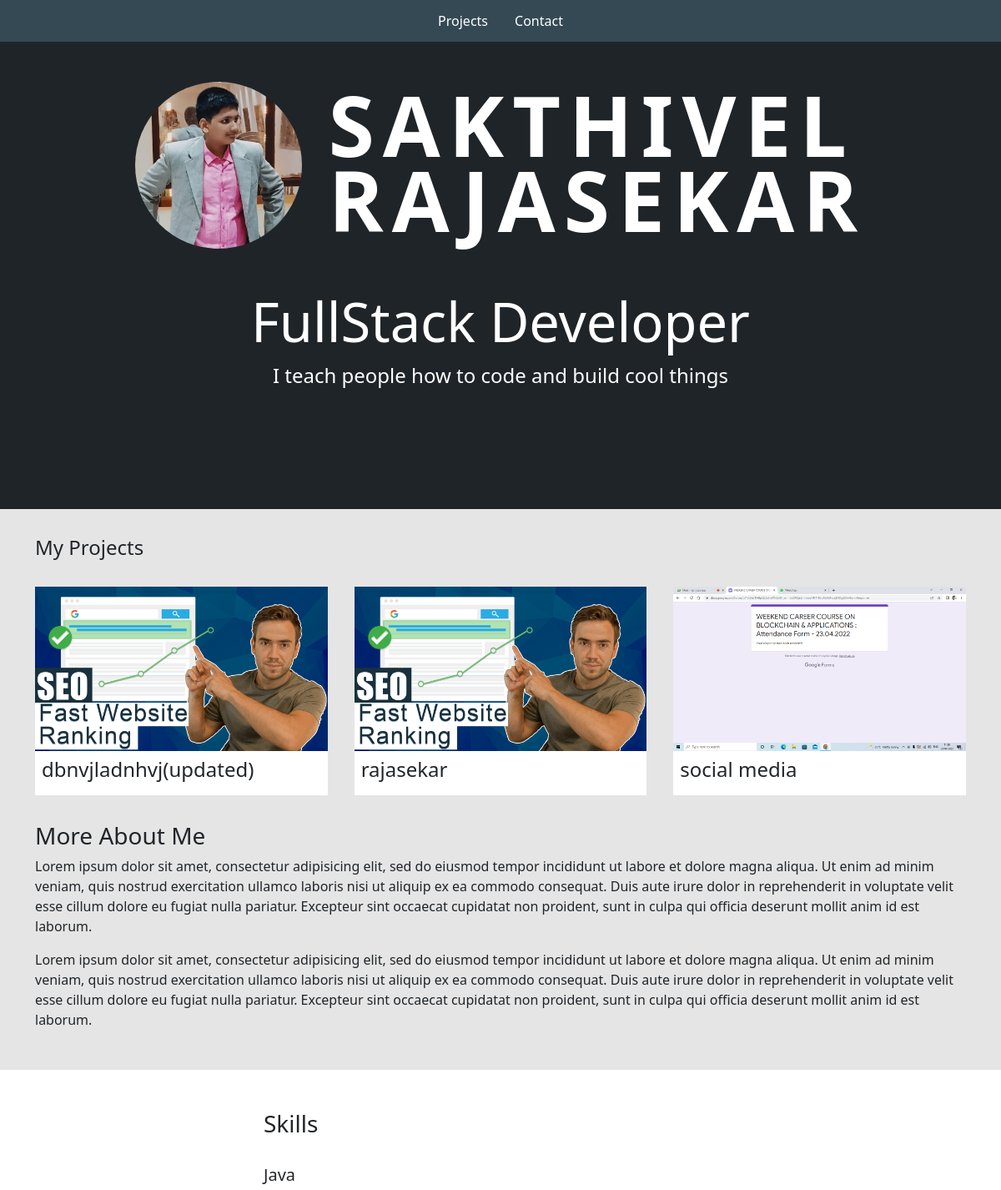
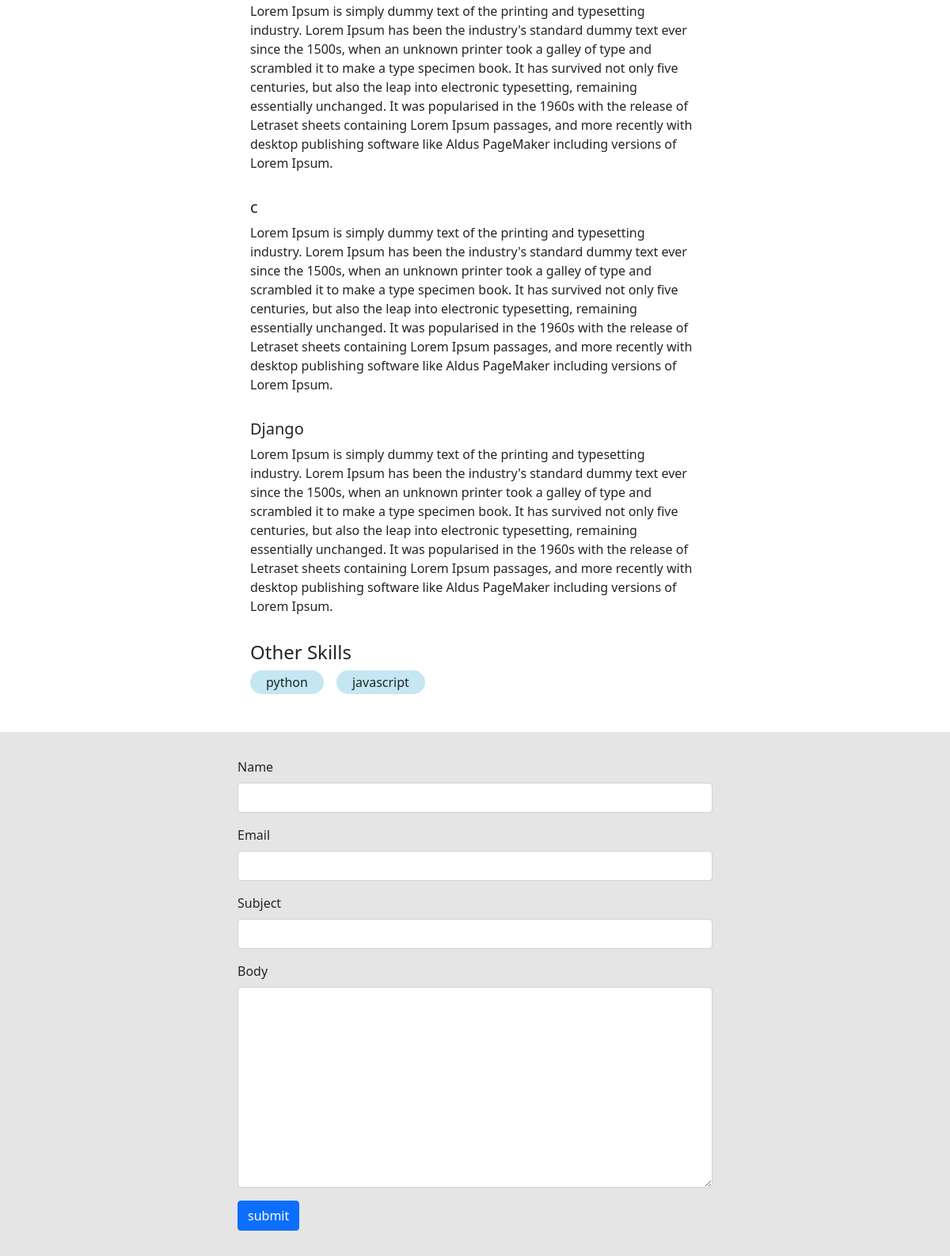
The page / on the database its author committed (2 pictures, top to bottom).
### base/models.py (models this page shows, shortened)
class Project(models.Model):
    title = models.CharField(max_length=200)
    thumbnail = models.ImageField(null=True)
    body =  RichTextUploadingField()
    slug = models.SlugField(null=True, blank=True)
    created = models.DateTimeField(auto_now_add=True)
    id = models.UUIDField(default=uuid.uuid4,  unique=True,
                          primary_key=True, editable=False)

class Skill(models.Model):
    title = models.CharField(max_length=200)
    body = models.TextField(null=True, blank=True)
    logo = models.ImageField(null=True, default="skill.png")
    created = models.DateTimeField(auto_now_add=True)
    id = models.UUIDField(default=uuid.uuid4,  unique=True,
                          primary_key=True, editable=False)

class Message(models.Model):
    name = models.CharField(max_length=200, null=True)
    email = models.CharField(max_length=200, null=True)
    subject = models.CharField(max_length=200, null=True)
    body = models.TextField()
    is_read = models.BooleanField(default=False)
    created = models.DateTimeField(auto_now_add=True)
    id = models.UUIDField(default=uuid.uuid4,  unique=True,
                          primary_key=True, editable=False)

### base/views.py (the view)
# urls.py: path('', views.homePage, name="home"),
def homePage(request):
    projects = Project.objects.all()
    detailedSkills = Skill.objects.exclude(body='')
    skills = Skill.objects.filter(body='')
    form = MessageForm()
    if request.method == 'POST':
        form = MessageForm(request.POST)
        if form.is_valid():
            form.save()
            messages.success(request, 'You message was successfully sent!.')
    context = {'projects': projects, 'skills': skills,
               'detailedSkills': detailedSkills, 'form': form}
    return render(request, 'base/home.html', context)

### base/forms.py
class MessageForm(ModelForm):
    class Meta:
        model = Message
        fields = '__all__'
        exclude = ['is_read']
    def __init__(self, *args, **kwargs):
        super(MessageForm, self).__init__(*args, **kwargs)
        self.fields['name'].widget.attrs.update(
            {'class': 'form-control'})
        self.fields['email'].widget.attrs.update(
            {'class': 'form-control', })
        self.fields['subject'].widget.attrs.update(
            {'class': 'form-control', })
        self.fields['body'].widget.attrs.update(
            {'class': 'form-control', })

### base/templates/base/home.html (shortened to what this page needs)
{%extends 'base/main.html'%}
{%load static%}
{%block content%}
	<section class="hero">
		<div class="hero--content">
			<div class="hero--content--intro">
				<img id="profile_pic" src="{% static 'images/sakthi.jpg' %}">
				<h1 class="intro--name">SAKTHIVEL <br> RAJASEKAR</h1>
			</div>
			<div class="hero--content--subhedline">
				<h3 class="description">FullStack Developer</h3>
				<p class="slogan"> I teach people how to code and build cool things</p>
			</div>
		</div>
	</section>
	<section class="container section--2">
		<h4>My Projects</h4>
		<div class="projects--wrapper">
			{% for project in projects %}
			<div class="project--column">
				<a href="{%url 'project' project.id%}">
				<img class="project--thumbnail" src="{{project.thumbnail.url}}">
				</a>
				<div class="project--body">
					<h4>{{project.title}}</h4>
				</div>
			</div>
			{%empty%}
			<h3>There are no projects in the data base</h3>
			{%endfor%}
		</div>
		<div class="about--wrapper">
			<h3>More About Me</h3>
			<p>Lorem ipsum dolor sit amet, consectetur adipisicing elit, sed do eiusmod
			tempor incididunt ut labore et dolore magna aliqua. Ut enim ad minim veniam,
			quis nostrud exercitation ullamco laboris nisi ut aliquip ex ea commodo
			consequat. Duis aute irure dolor in reprehenderit in voluptate velit esse
			cillum dolore eu fugiat nulla pariatur. Excepteur sint occaecat cupidatat non
			proident, sunt in culpa qui officia deserunt mollit anim id est laborum.</p>
			<p>Lorem ipsum dolor sit amet, consectetur adipisicing elit, sed do eiusmod
			tempor incididunt ut labore et dolore magna aliqua. Ut enim ad minim veniam,
			quis nostrud exercitation ullamco laboris nisi ut aliquip ex ea commodo
			consequat. Duis aute irure dolor in reprehenderit in voluptate velit esse
			cillum dolore eu fugiat nulla pariatur. Excepteur sint occaecat cupidatat non
			proident, sunt in culpa qui officia deserunt mollit anim id est laborum.</p>
		</div>
	</section>
	<section class="section--1">
		<div class="skills--container">
			<h3>Skills</h3>
			{%for skill in detailedSkills %}
			<div class="skill--wrapper">
				<h5>{{skill.title}}</h5>
				<p>{{skill.body}}</p>
			</div>
			{%endfor%}
			<h4>Other Skills</h4>
			<div class="other--skills--wrapper">
				{%for skill in skills%}
				<div class="skill--tag">
					<span>{{skill.title}}</span>
				</div>
				{%endfor%}
			</div>
		</div>
	</section>
	<section class="section--2">
		<div class="container">
			<form class="contact--form" method="POST">
				{% for field in form %}
			        <div class="mb-3">
			            <label for="exampleInputPassword1" class="form-label">{{field.label}}</label>
			            {{field}}
			        </div>
			        {% endfor %}
			        <input class="btn btn-primary" type="submit" value="submit">
						</form>
					</div>
	</section>
{%endblock content%}

### base/templates/base/main.html (shortened to what this page needs)
<!DOCTYPE html>
{% load static %}
<html>
<head>
    <link href="https://cdn.jsdelivr.net/npm/bootstrap@5.0.1/dist/css/bootstrap.min.css" rel="stylesheet"
>
    <link rel="stylesheet" type="text/css" href="{%static 'styles/main.css'%}">
</head>
<body>
    {% include 'base/navbar.html' %}
    {% block content %}
    {% endblock content %}
</body>
</html

### base/templates/base/navbar.html (shortened to what this page needs)
<section class="navigation-bar">
	<a class="nav-link" href="{%url 'home'%}">
		Projects
	</a>
	<a class="nav-link" href="#">
		Contact
	</a>
</section>

### static/styles/main.css (style rules this page uses)
body { background-color: #E5E5E5; }
.section--1 { background-color: #fff; padding-top: 2em; padding-bottom: 2em; }
.section--2 { background-color: #E5E5E5; padding-top: 2em; padding-bottom: 2em; }
.navigation-bar { background-color: #354955; height: 50px; display: flex; justify-content: center; align-items: center; }
.nav-link { color: #fff; }
.hero { background-color: #1F2428; min-height: 70vh; color: #fff; }
#profile_pic { height: 200px; width: 200px; object-fit: cover; border-radius: 50%; }
.hero--content { width: 800px; margin: 0 auto; padding: 3em; }
.hero--content--intro { display: flex; color: #fff; justify-content: center; align-items: center; gap: 2em; margin-bottom: 3em; }
.intro--name { font-size: 100px; letter-spacing: .1em; font-weight: 700; line-height: .9em; }
.description { font-size: 65px; text-align: center; }
.slogan { font-size: 24px; text-align: center; }
.projects--wrapper { display: grid; grid-template-columns: 1fr 1fr 1fr; gap: 2em; margin-top: 2em; margin-bottom: 2em; }
.project--thumbnail { width: 100%; }
.project--body { background-color: #fff; padding: .5em; }
.skills--container { width: 600px; margin: 0 auto; padding: 1em; }
.skill--wrapper { margin-top: 2em; margin-bottom: 2em; gap: 2em; align-items: center; }
.other--skills--wrapper { display: flex; flex-wrap: wrap; gap: 1em; }
.skill--tag { background-color: #C4E7F2; width: fit-content; padding: 3px 20px; border-radius: 20px; }
.contact--form { display: block; max-width: 600px; margin: 0 auto; }

### rows shown on the page
Project: thumbnail (picture), title "dbnvjladnhvj(updated)"
Project: thumbnail (picture), title "rajasekar"
Project: thumbnail (picture), title "social media"
Skill: title "Java", body "Lorem Ipsum is simply dummy text of the printing and typesetting industry. Lorem Ipsum has been the industry's standard dummy text ever since the 1500s, when an unknown printer took a galley of type and scrambled it to make a type specimen book. It has survived not only five centuries, but also the leap into electronic typesetting, remaining essentially unchanged. It was popularised in the 1960s with the release of Letraset sheets containing Lorem Ipsum passages, and more recently with desktop publishing software like Aldus PageMaker including versions of Lorem Ipsum."
Skill: title "c", body "Lorem Ipsum is simply dummy text of the printing and typesetting industry. Lorem Ipsum has been the industry's standard dummy text ever since the 1500s, when an unknown printer took a galley of type and scrambled it to make a type specimen book. It has survived not only five centuries, but also the leap into electronic typesetting, remaining essentially unchanged. It was popularised in the 1960s with the release of Letraset sheets containing Lorem Ipsum passages, and more recently with desktop publishing software like Aldus PageMaker including versions of Lorem Ipsum."
Skill: title "Django", body "Lorem Ipsum is simply dummy text of the printing and typesetting industry. Lorem Ipsum has been the industry's standard dummy text ever since the 1500s, when an unknown printer took a galley of type and scrambled it to make a type specimen book. It has survived not only five centuries, but also the leap into electronic typesetting, remaining essentially unchanged. It was popularised in the 1960s with the release of Letraset sheets containing Lorem Ipsum passages, and more recently with desktop publishing software like Aldus PageMaker including versions of Lorem Ipsum."
Skill: title "python"
Skill: title "javascript"

### other values the page prints
{{ field.label }} "Name" "Email" "Subject" "Body"
